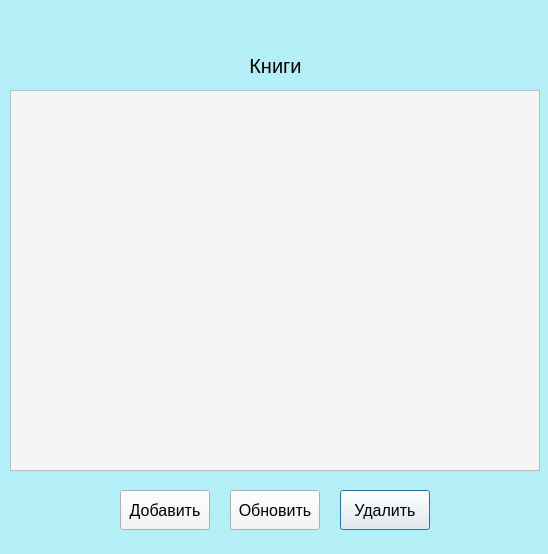
<?xml version="1.0" encoding="UTF-8"?>
<ui version="4.0">
 <class>Dialog</class>
 <widget class="QDialog" name="Dialog">
  <property name="geometry">
   <rect>
    <x>0</x>
    <y>0</y>
    <width>548</width>
    <height>554</height>
   </rect>
  </property>
  <property name="windowTitle">
   <string>Dialog</string>
  </property>
  <property name="styleSheet">
   <string notr="true">background-color: rgb(180, 238, 246)</string>
  </property>
  <widget class="QLabel" name="auth_as">
   <property name="geometry">
    <rect>
     <x>10</x>
     <y>10</y>
     <width>531</width>
     <height>31</height>
    </rect>
   </property>
   <property name="font">
    <font>
     <pointsize>-1</pointsize>
     <weight>50</weight>
     <italic>false</italic>
     <bold>false</bold>
    </font>
   </property>
   <property name="styleSheet">
    <string notr="true">color: rgb(0, 0, 0);
font-size: 20px;
font: &quot;Arial Black&quot;;</string>
   </property>
   <property name="text">
    <string/>
   </property>
   <property name="alignment">
    <set>Qt::AlignCenter</set>
   </property>
  </widget>
  <widget class="QPushButton" name="Delete_btn">
   <property name="geometry">
    <rect>
     <x>340</x>
     <y>490</y>
     <width>90</width>
     <height>40</height>
    </rect>
   </property>
   <property name="font">
    <font>
     <pointsize>-1</pointsize>
     <weight>50</weight>
     <italic>false</italic>
     <bold>false</bold>
    </font>
   </property>
   <property name="styleSheet">
    <string notr="true">font-size: 16px;
font: &quot;Yu Gothic UI Semibold&quot;;
background-color: rgb(245, 245, 245)</string>
   </property>
   <property name="text">
    <string>Удалить</string>
   </property>
  </widget>
  <widget class="QPushButton" name="Add_btn">
   <property name="geometry">
    <rect>
     <x>120</x>
     <y>490</y>
     <width>90</width>
     <height>40</height>
    </rect>
   </property>
   <property name="font">
    <font>
     <pointsize>-1</pointsize>
     <weight>50</weight>
     <italic>false</italic>
     <bold>false</bold>
    </font>
   </property>
   <property name="styleSheet">
    <string notr="true">font-size: 16px;
font: &quot;Yu Gothic UI Semibold&quot;;
background-color: rgb(245, 245, 245)</string>
   </property>
   <property name="text">
    <string>Добавить</string>
   </property>
  </widget>
  <widget class="QTableWidget" name="tableWidget">
   <property name="geometry">
    <rect>
     <x>10</x>
     <y>90</y>
     <width>530</width>
     <height>381</height>
    </rect>
   </property>
   <property name="styleSheet">
    <string notr="true">font-size: 16px;
font: &quot;Yu Gothic UI Semibold&quot;;
background-color: rgb(245, 245, 245)</string>
   </property>
  </widget>
  <widget class="QLabel" name="label_4">
   <property name="geometry">
    <rect>
     <x>10</x>
     <y>50</y>
     <width>531</width>
     <height>31</height>
    </rect>
   </property>
   <property name="font">
    <font>
     <pointsize>-1</pointsize>
     <weight>50</weight>
     <italic>false</italic>
     <bold>false</bold>
    </font>
   </property>
   <property name="styleSheet">
    <string notr="true">color: rgb(0, 0, 0);
font-size: 20px;
font: &quot;Arial Black&quot;;</string>
   </property>
   <property name="text">
    <string>Книги</string>
   </property>
   <property name="alignment">
    <set>Qt::AlignCenter</set>
   </property>
  </widget>
  <widget class="QPushButton" name="Update_btn">
   <property name="geometry">
    <rect>
     <x>230</x>
     <y>490</y>
     <width>90</width>
     <height>40</height>
    </rect>
   </property>
   <property name="font">
    <font>
     <pointsize>-1</pointsize>
     <weight>50</weight>
     <italic>false</italic>
     <bold>false</bold>
    </font>
   </property>
   <property name="styleSheet">
    <string notr="true">font-size: 16px;
font: &quot;Yu Gothic UI Semibold&quot;;
background-color: rgb(245, 245, 245)</string>
   </property>
   <property name="text">
    <string>Обновить</string>
   </property>
  </widget>
 </widget>
 <resources/>
 <connections/>
</ui>
